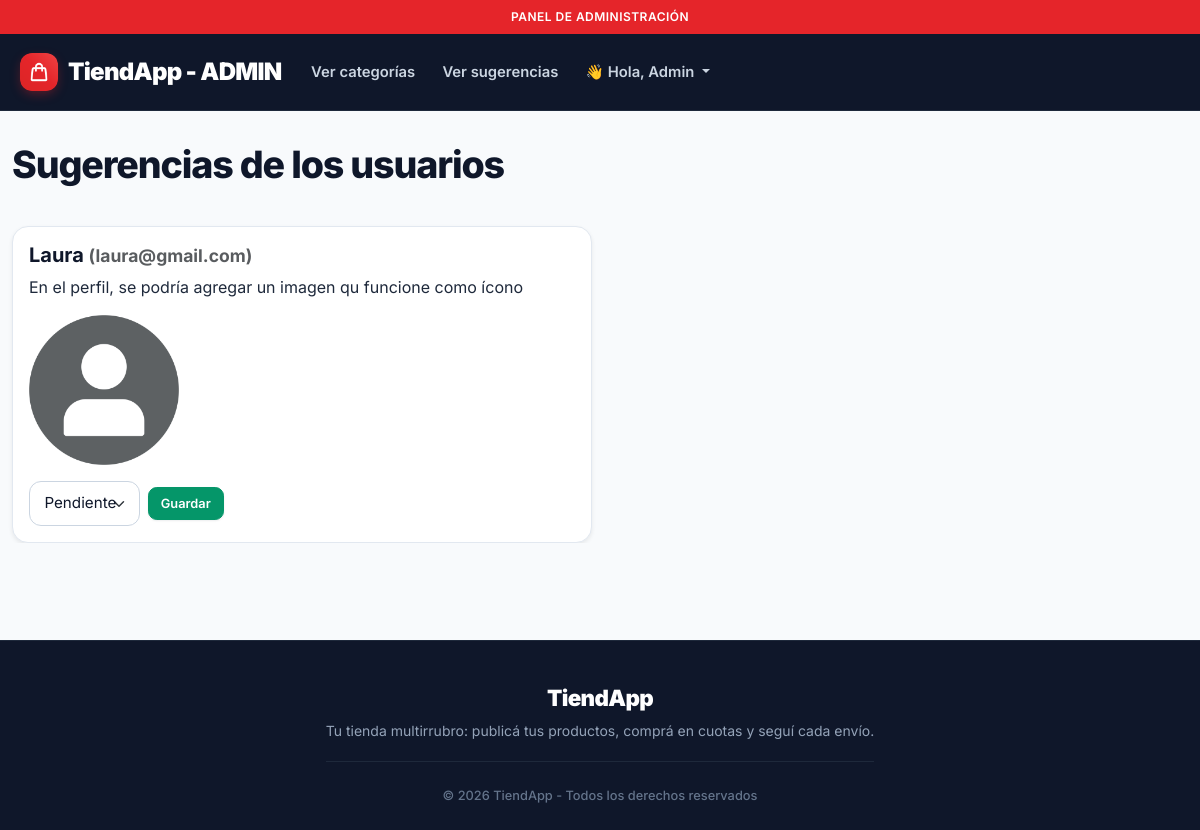
/admin/sugerencias.php (signed in), run on the app's committed database.
### tables this page shows
CREATE TABLE `sugerencias` (
  `id_sugerencia` int(11) NOT NULL,
  `sugerencia` text NOT NULL,
  `archivo` varchar(100) DEFAULT NULL,
  `fk_usuario` int(11) NOT NULL,
  `fk_estado_sugerencia` int(11) DEFAULT NULL
);

CREATE TABLE `usuarios` (
  `id_usuario` int(11) NOT NULL,
  `nombre` varchar(45) NOT NULL,
  `mail` varchar(60) NOT NULL,
  `contrasena` varchar(32) NOT NULL,
  `ubicacion` varchar(80) DEFAULT NULL,
  `fk_rol` int(11) NOT NULL
);

CREATE TABLE `estados_sugerencias` (
  `id_estado_sugerencia` int(11) NOT NULL,
  `estado` varchar(45) NOT NULL
);

### admin/sugerencias.php (the view, shortened to what this page needs)
<?php
include_once("../components/config/config.php");
include_once("../components/header_admin.php");
$consulta = "SELECT s.*, u.nombre, u.mail, e.estado
             FROM sugerencias s
             JOIN usuarios u ON u.id_usuario = s.fk_usuario
             LEFT JOIN estados_sugerencias e ON e.id_estado_sugerencia = s.fk_estado_sugerencia
             ORDER BY s.fk_estado_sugerencia ASC, s.id_sugerencia DESC";
$respuesta = mysqli_query($con, $consulta);
$estados = mysqli_query($con, "SELECT * FROM estados_sugerencias");
$lista_estados = [];
while ($e = mysqli_fetch_assoc($estados)) {
    $lista_estados[] = $e;
}
?>
<main>
  <div class="container-fluid">
    <h1 class="montserrat-bold">Sugerencias de los usuarios</h1>
    <div class="row g-3 mt-1">
      <?php while ($sug = mysqli_fetch_assoc($respuesta)): ?>
        <div class="col-12 col-lg-6">
          <div class="card shadow-sm h-100">
            <div class="card-body">
              <h5 class="card-title"><?= htmlspecialchars($sug['nombre']) ?>
                <small class="text-muted">(<?= htmlspecialchars($sug['mail']) ?>)</small>
              </h5>
              <p class="card-text"><?= nl2br(htmlspecialchars($sug['sugerencia'])) ?></p>
              <?php if ($sug['archivo']): ?>
                <a href="../contact_imgs/<?= rawurlencode($sug['archivo']) ?>" target="_blank">
                  <img src="../contact_imgs/<?= rawurlencode($sug['archivo']) ?>" alt="Imagen adjunta" class="img-fluid rounded mb-3" style="max-height: 150px;">
                </a>
              <?php endif; ?>
              <form action="abm_sug/estado_sug.php" method="post" class="d-flex gap-2 align-items-center">
                <select name="estado" class="form-select form-select-sm w-auto">
                  <?php foreach ($lista_estados as $e): ?>
                    <option value="<?= intval($e['id_estado_sugerencia']) ?>" <?= $e['id_estado_sugerencia'] == $sug['fk_estado_sugerencia'] ? 'selected' : '' ?>>
                      <?= htmlspecialchars($e['estado']) ?>
                    </option>
                  <?php endforeach; ?>
                </select>
                <button type="submit" class="btn btn-success btn-sm">Guardar</button>
              </form>
            </div>
          </div>
        </div>
      <?php endwhile; ?>
    </div>
  </div>
</main>
<?php
include_once("../components/footer.php");
?>

### css/styles.css (style rules this page uses)
:root { --marca: #e5252a; --marca-oscuro: #c81e23; --marca-50: #fef2f2; --marca-100: #fee2e2; --marca-200: #fecaca; --gris-50: #f8fafc; --gris-100: #f1f5f9; --gris-200: #e2e8f0; --gris-300: #cbd5e1; --gris-400: #94a3b8; --gris-500: #64748b; --gris-600: #475569; --gris-700: #334155; --gris-800: #1e293b; --gris-900: #0f172a; --verde: #059669; --verde-oscuro: #047857; --ambar: #d97706; --radio: 1rem; --radio-chico: 0.75rem; --sombra: 0 1px 2px rgba(15, 23, 42, 0.06), 0 1px 3px rgba(15, 23, 42, 0.08); --sombra-alta: 0 12px 28px -8px rgba(15, 23, 42, 0.18); --transicion: 0.2s cubic-bezier(0.16, 1, 0.3, 1); --bs-body-font-family: "Inter", system-ui, -apple-system, "Segoe UI", Roboto, sans-serif; --bs-body-color: var(--gris-800); --bs-body-bg: var(--gris-50); --bs-link-color: var(--marca); --bs-link-color-rgb: 229, 37, 42; --bs-link-hover-color: var(--marca-oscuro); --bs-link-hover-color-rgb: 200, 30, 35; --bs-border-color: var(--gris-200); --bs-border-radius: var(--radio-chico); }
html, body { height: 100%; margin: 0; }
body, #fondo, #fondo_admin { display: flex; flex-direction: column; min-height: 100vh; background: var(--gris-50) !important; color: var(--gris-800); font-family: var(--bs-body-font-family); -webkit-font-smoothing: antialiased; text-rendering: optimizeLegibility; }
main { flex: 1 0 auto; padding: 2rem 0 3rem; }
main div.container-fluid { overflow-x: hidden; }
a { transition: color var(--transicion); }
.montserrat-bold, .montserrat-regular, .poppins-bold-italic { font-family: var(--bs-body-font-family); font-style: normal; }
.montserrat-bold { font-weight: 700; }
h1.montserrat-bold { margin: 0 0 1.5rem; color: var(--gris-900); font-size: clamp(1.75rem, 1.3rem + 1.4vw, 2.5rem); font-weight: 800; letter-spacing: -0.03em; line-height: 1.15; }
.btn { --bs-btn-padding-x: 1.1rem; --bs-btn-padding-y: 0.55rem; --bs-btn-font-weight: 600; --bs-btn-font-size: 0.925rem; --bs-btn-border-radius: var(--radio-chico); --bs-btn-focus-box-shadow: 0 0 0 3px rgba(229, 37, 42, 0.25); --bs-btn-color: #fff; --bs-btn-bg: var(--marca); --bs-btn-border-color: var(--marca); --bs-btn-hover-color: #fff; --bs-btn-hover-bg: var(--marca-oscuro); --bs-btn-hover-border-color: var(--marca-oscuro); --bs-btn-active-color: #fff; --bs-btn-active-bg: var(--marca-oscuro); --bs-btn-active-border-color: var(--marca-oscuro); --bs-btn-disabled-color: #fff; --bs-btn-disabled-bg: var(--gris-400); --bs-btn-disabled-border-color: var(--gris-400); font-family: var(--bs-body-font-family); font-style: normal; box-shadow: 0 1px 2px rgba(15, 23, 42, 0.08); transition: background-color var(--transicion), border-color var(--transicion), color var(--transicion), box-shadow var(--transicion), transform var(--transicion); }
.btn-sm { --bs-btn-padding-x: 0.75rem; --bs-btn-padding-y: 0.35rem; --bs-btn-font-size: 0.8rem; --bs-btn-border-radius: 0.55rem; }
.btn-success { --bs-btn-bg: var(--verde); --bs-btn-border-color: var(--verde); --bs-btn-hover-bg: var(--verde-oscuro); --bs-btn-hover-border-color: var(--verde-oscuro); --bs-btn-active-bg: var(--verde-oscuro); --bs-btn-active-border-color: var(--verde-oscuro); --bs-btn-focus-box-shadow: 0 0 0 3px rgba(5, 150, 105, 0.25); }
.card { background: #fff; border: 1px solid var(--gris-200); border-radius: var(--radio); box-shadow: var(--sombra); overflow: hidden; color: var(--gris-800); }
.card-title { color: var(--gris-900); font-weight: 700; }
.form-control, .form-select, .formulario-usuario .form-control, .formulario-usuario .form-select { padding: 0.65rem 0.9rem; background-color: #fff !important; border: 1px solid var(--gris-300); border-radius: var(--radio-chico); color: var(--gris-900) !important; font-size: 0.95rem; transition: border-color var(--transicion), box-shadow var(--transicion); }

### data on the page
sugerencias: fk_usuario.nombre "Laura", fk_usuario.mail "laura@gmail.com", sugerencia "En el perfil, se podría agregar un imagen qu funcione como ícono", archivo (picture), estado "Pendiente"

### other printed values
$_SESSION['nombre'] "Admin"
